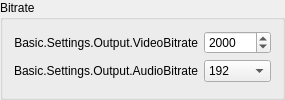
              <widget class="QGroupBox" name="bitrateGroupBox">
               <property name="sizePolicy">
                <sizepolicy hsizetype="Expanding" vsizetype="Preferred">
                 <horstretch>0</horstretch>
                 <verstretch>0</verstretch>
                </sizepolicy>
               </property>
               <property name="title">
                <string>Bitrate</string>
               </property>
               <layout class="QFormLayout" name="formLayout_27">
                <property name="fieldGrowthPolicy">
                 <enum>QFormLayout::ExpandingFieldsGrow</enum>
                </property>
                <item row="0" column="0">
                 <widget class="QLabel" name="label_19">
                  <property name="sizePolicy">
                   <sizepolicy hsizetype="Preferred" vsizetype="Preferred">
                    <horstretch>0</horstretch>
                    <verstretch>0</verstretch>
                   </sizepolicy>
                  </property>
                  <property name="minimumSize">
                   <size>
                    <width>175</width>
                    <height>0</height>
                   </size>
                  </property>
                  <property name="text">
                   <string>Basic.Settings.Output.VideoBitrate</string>
                  </property>
                  <property name="alignment">
                   <set>Qt::AlignRight|Qt::AlignTrailing|Qt::AlignVCenter</set>
                  </property>
                  <property name="buddy">
                   <cstring>simpleOutputVBitrate</cstring>
                  </property>
                 </widget>
                </item>
                <item row="0" column="1">
                 <widget class="QSpinBox" name="simpleOutputVBitrate">
                  <property name="sizePolicy">
                   <sizepolicy hsizetype="Expanding" vsizetype="Fixed">
                    <horstretch>0</horstretch>
                    <verstretch>0</verstretch>
                   </sizepolicy>
                  </property>
                  <property name="minimum">
                   <number>200</number>
                  </property>
                  <property name="maximum">
                   <number>1000000</number>
                  </property>
                  <property name="value">
                   <number>2000</number>
                  </property>
                 </widget>
                </item>
                <item row="1" column="0">
                 <widget class="QLabel" name="label_20">
                  <property name="sizePolicy">
                   <sizepolicy hsizetype="Preferred" vsizetype="Preferred">
                    <horstretch>0</horstretch>
                    <verstretch>0</verstretch>
                   </sizepolicy>
                  </property>
                  <property name="minimumSize">
                   <size>
                    <width>175</width>
                    <height>0</height>
                   </size>
                  </property>
                  <property name="text">
                   <string>Basic.Settings.Output.AudioBitrate</string>
                  </property>
                  <property name="alignment">
                   <set>Qt::AlignRight|Qt::AlignTrailing|Qt::AlignVCenter</set>
                  </property>
                  <property name="buddy">
                   <cstring>simpleOutputABitrate</cstring>
                  </property>
                 </widget>
                </item>
                <item row="1" column="1">
                 <widget class="QComboBox" name="simpleOutputABitrate">
                  <property name="sizePolicy">
                   <sizepolicy hsizetype="Expanding" vsizetype="Fixed">
                    <horstretch>0</horstretch>
                    <verstretch>0</verstretch>
                   </sizepolicy>
                  </property>
                  <property name="currentIndex">
                   <number>8</number>
                  </property>
                  <item>
                   <property name="text">
                    <string>32</string>
                   </property>
                  </item>
                  <item>
                   <property name="text">
                    <string>48</string>
                   </property>
                  </item>
                  <item>
                   <property name="text">
                    <string>64</string>
                   </property>
                  </item>
                  <item>
                   <property name="text">
                    <string>80</string>
                   </property>
                  </item>
                  <item>
                   <property name="text">
                    <string>96</string>
                   </property>
                  </item>
                  <item>
                   <property name="text">
                    <string>112</string>
                   </property>
                  </item>
                  <item>
                   <property name="text">
                    <string>128</string>
                   </property>
                  </item>
                  <item>
                   <property name="text">
                    <string>160</string>
                   </property>
                  </item>
                  <item>
                   <property name="text">
                    <string>192</string>
                   </property>
                  </item>
                  <item>
                   <property name="text">
                    <string>256</string>
                   </property>
                  </item>
                  <item>
                   <property name="text">
                    <string>320</string>
                   </property>
                  </item>
                 </widget>
                </item>
               </layout>
              </widget>
